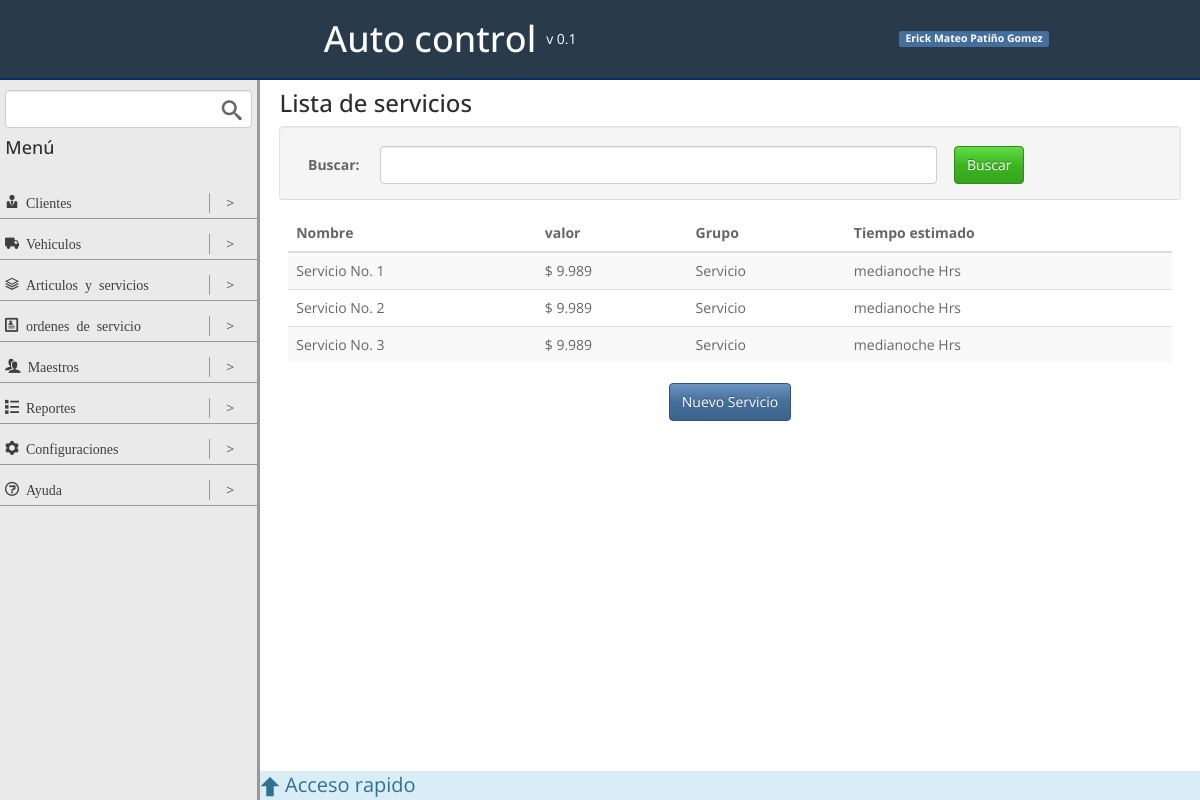
The app's page /servicios/ with its own data.
### articulos_servicios/models.py (models this page shows, shortened)
class servicioModel(models.Model):
	nombre = models.CharField(max_length=100)
	valor =  models.PositiveIntegerField()
	servicio = models.BooleanField(default = True)
	grupo = models.ForeignKey(grupoServicioModel)
	time = models.TimeField(default = '0:00:00')
	detail = models.CharField(max_length = 1000, default = '-')

class grupoServicioModel(models.Model):
	nombre = models.CharField(max_length=50)
	def __str__(self):
		return u'%s' % (self.nombre)

### articulos_servicios/views.py (the view)
# urls.py: url(r'^servicios/$', listServicioView.as_view(), name = 'list_servicio'),
class listServicioView(ListView):
	template_name = 'list_servicio.html'
	model = servicioModel
	context_object_name = 'servicios'
	paginate_by = 10

### articulos_servicios/templates/list_servicio.html (shortened to what this page needs)
{% extends "base.html" %}
{% load humanize %}
{% block contentViewTitle %}
	<h3>Lista de servicios</h3>
{% endblock contentViewTitle %}
{% block content %}
	<div class="row well actions-top middle">
		<div class="col-1">
			<label for="">Buscar:</label>
		</div>
		<div class="col-8">
			<input type="text" class="form-control" placeholder="">
		</div>
		<div class="col-3">
			<input type="submit" class="btn btn-success" value="Buscar">
		</div>
	</div>
	<table class="table table-striped table-hover ">
		<thead>
			<tr>
				<th>Nombre</th>
				<th>valor</th>
				<th>Grupo</th>
				<th>Tiempo estimado</th>
			</tr>
		</thead>
		<tbody>
			{% for servicio in servicios %}
				<tr>
					<td>{{ servicio.nombre }}</td>
					<td>$ {{ servicio.valor | intcomma}}</td>
					<td>{{ servicio.grupo }}</td>
					<td>{{ servicio.time }} Hrs</td>
				</tr>
			{% endfor %}
		</tbody>
	</table>
	<div class="row center">
		<a class="btn btn-primary" href="{% url 'create_servicio' %}">Nuevo Servicio</a>
	</div>
{% endblock content %}

### static/css/styles.css (style rules this page uses)
.row { box-sizing:border-box;display:-webkit-flex;display:-ms-flexbox;display:-webkit-box;display:flex;-webkit-flex:0 1 auto;-ms-flex:0 1 auto;-webkit-box-flex:0;flex:0 1 auto;-webkit-flex-direction:row;-ms-flex-direction:row;-webkit-box-orient:horizontal;-webkit-box-direction:normal;flex-direction:row;-webkit-flex-wrap:wrap;-ms-flex-wrap:wrap;flex-wrap:wrap;margin-right:-1%;margin-left:-1% }
.col-0,.col-1,.col-2,.col-3,.col-4,.col-5,.col-6,.col-7,.col-8,.col-9,.col-10,.col-11,.col-12 { box-sizing:border-box;-webkit-flex:0 0 auto;-ms-flex:0 0 auto;-webkit-box-flex:0;flex:0 0 auto;padding-right:1%;padding-left:1% }
.col-1 { -ms-flex-preferred-size:8.333%;-webkit-flex-basis:8.333%;flex-basis:8.333%;max-width:8.333% }
.col-3 { -ms-flex-preferred-size:25%;-webkit-flex-basis:25%;flex-basis:25%;max-width:25% }
.col-8 { -ms-flex-preferred-size:66.667%;-webkit-flex-basis:66.667%;flex-basis:66.667%;max-width:66.667% }
.center { -webkit-justify-content:center;-ms-flex-pack:center;-webkit-box-pack:center;justify-content:center;text-align:center }
.middle { -webkit-align-items:center;-ms-flex-align:center;-webkit-box-align:center;align-items:center }
html,body { height:100% }
h1,h2,h3,h4 { margin:0 }
a { color:#3d3f3f;text-decoration:none }
label { margin:0 }
input { margin:0 }
input[type="text"] { width:100% }
.actions-top { margin-top:10px;padding-bottom:15px;border-bottom:1px solid #dcdcdc;margin-bottom:15px }

### records on screen
servicioModel: nombre "Servicio No. 1", valor "9.989", grupo "Servicio", time "medianoche"
servicioModel: nombre "Servicio No. 2", valor "9.989", grupo "Servicio", time "medianoche"
servicioModel: nombre "Servicio No. 3", valor "9.989", grupo "Servicio", time "medianoche"
